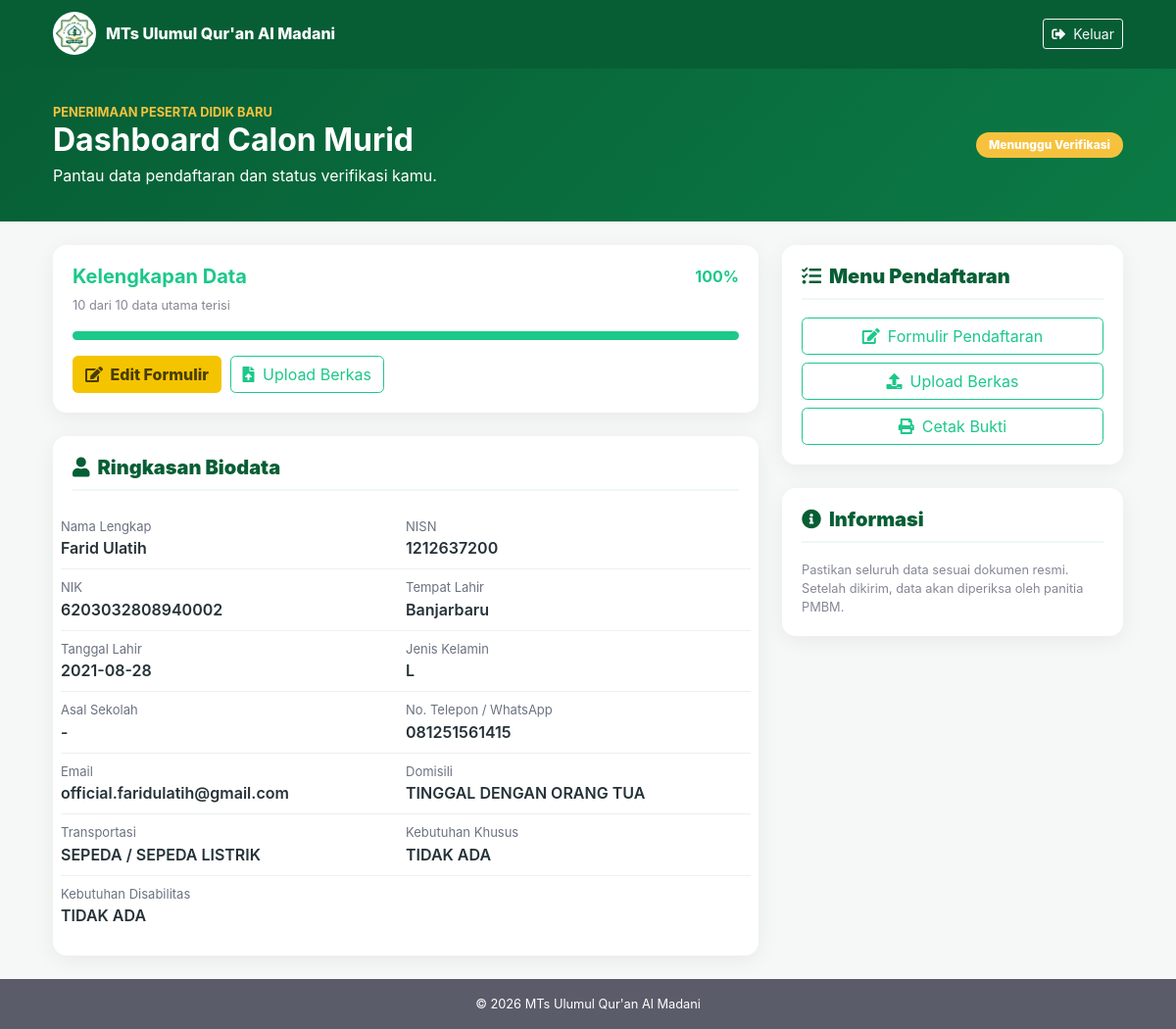
The app's page /dashboard_siswa.php (signed in) with its own data.
### tables this page shows
CREATE TABLE `students` (
  `id` int(11) NOT NULL,
  `user_id` int(11) NOT NULL,
  `nama_sekolah_asal` varchar(150) DEFAULT NULL,
  `status_sekolah_asal` varchar(20) DEFAULT NULL,
  `npsn_nsm_asal` varchar(30) DEFAULT NULL,
  `alamat_sekolah_asal` text DEFAULT NULL,
  `nama` varchar(150) DEFAULT NULL,
  `nisn` varchar(20) DEFAULT NULL,
  `nik` varchar(20) DEFAULT NULL,
  `tempat_lahir` varchar(100) DEFAULT NULL,
  `tanggal_lahir` date DEFAULT NULL,
  `jk` varchar(20) DEFAULT NULL,
  `jumlah_saudara` int(11) DEFAULT NULL,
  `anak_ke` int(11) DEFAULT NULL,
  `cita_cita` varchar(100) DEFAULT NULL,
  `hobi` varchar(100) DEFAULT NULL,
  `telepon` varchar(30) DEFAULT NULL,
  `email` varchar(150) DEFAULT NULL,
  `pembiaya_sekolah` varchar(100) DEFAULT NULL,
  `pra_sekolah` varchar(50) DEFAULT NULL,
  `imunisasi` varchar(50) DEFAULT NULL,
  `no_kk` varchar(20) DEFAULT NULL,
  `nama_kepala_keluarga` varchar(150) DEFAULT NULL,
  `nama_ayah` varchar(150) DEFAULT NULL,
  `status_ayah` varchar(30) DEFAULT NULL,
  `nik_ayah` varchar(20) DEFAULT NULL,
  `tanggal_lahir_ayah` date DEFAULT NULL,
  `pendidikan_ayah` varchar(80) DEFAULT NULL,
  `pekerjaan_ayah` varchar(150) DEFAULT NULL,
  `penghasilan_ayah` varchar(100) DEFAULT NULL,
  `hp_ayah` varchar(30) DEFAULT NULL,
  `nama_ibu` varchar(150) DEFAULT NULL,
  `status_ibu` varchar(30) DEFAULT NULL,
  `nik_ibu` varchar(20) DEFAULT NULL,
  `tanggal_lahir_ibu` date DEFAULT NULL,
  `pendidikan_ibu` varchar(80) DEFAULT NULL,
  `pekerjaan_ibu` varchar(150) DEFAULT NULL,
  `penghasilan_ibu` varchar(100) DEFAULT NULL,
  `hp_ibu` varchar(30) DEFAULT NULL,
  `kepemilikan_rumah_ayah` varchar(100) DEFAULT NULL,
  `provinsi_ayah` varchar(100) DEFAULT NULL,
  `kabupaten_ayah` varchar(100) DEFAULT NULL,
  `kecamatan_ayah` varchar(100) DEFAULT NULL,
  `kelurahan_ayah` varchar(100) DEFAULT NULL,
  `rt_ayah` varchar(10) DEFAULT NULL,
  `rw_ayah` varchar(10) DEFAULT NULL,
  `jalan_ayah` text DEFAULT NULL,
  `kode_pos_ayah` varchar(10) DEFAULT NULL,
  `alamat_ibu_status` varchar(40) DEFAULT NULL,
  `kepemilikan_rumah_ibu` varchar(100) DEFAULT NULL,
  `provinsi_ibu` varchar(100) DEFAULT NULL,
  `kabupaten_ibu` varchar(100) DEFAULT NULL,
  `kecamatan_ibu` varchar(100) DEFAULT NULL,
  `kelurahan_ibu` varchar(100) DEFAULT NULL,
  `rt_ibu` varchar(10) DEFAULT NULL,
  `rw_ibu` varchar(10) DEFAULT NULL,
  `jalan_ibu` text DEFAULT NULL,
  `kode_pos_ibu` varchar(10) DEFAULT NULL,
  `domisili_murid` varchar(100) DEFAULT NULL,
  `transportasi` varchar(100) DEFAULT NULL,
  `jarak_rumah` varchar(100) DEFAULT NULL,
  `waktu_tempuh` varchar(100) DEFAULT NULL,
  `kebutuhan_khusus` varchar(200) DEFAULT NULL,
  `kebutuhan_disabilitas` varchar(100) DEFAULT NULL,
  `status_wali` varchar(100) DEFAULT NULL,
  `nama_wali` varchar(150) DEFAULT NULL,
  `hp_wali` varchar(30) DEFAULT NULL,
  `tinggal_bersama` varchar(100) DEFAULT NULL,
  `alamat_wali` text DEFAULT NULL,
  `status` varchar(40) DEFAULT 'Menunggu Verifikasi',
  `created_at` timestamp NOT NULL DEFAULT current_timestamp(),
  `updated_at` timestamp NOT NULL DEFAULT current_timestamp()
    ON UPDATE current_timestamp()
);

### dashboard_siswa.php (the view, shortened to what this page needs)
<?php
require_once 'config/database.php';
$user_id = (int)($_SESSION['user_id'] ?? 0);
$data = [];
$stmt = mysqli_prepare($conn, "SELECT * FROM students WHERE user_id = ? LIMIT 1");
mysqli_stmt_bind_param($stmt, "i", $user_id);
mysqli_stmt_execute($stmt);
$result = mysqli_stmt_get_result($stmt);
if ($result) {
    $data = mysqli_fetch_assoc($result) ?: [];
}
function e($v) {
    return htmlspecialchars($v ?? '', ENT_QUOTES, 'UTF-8');
}
$labels = [
    'nama_sekolah_asal'=>'Sekolah Asal','status_sekolah_asal'=>'Status Sekolah Asal','npsn_nsm_asal'=>'NPSN / NSM',
    'nama'=>'Nama Lengkap','nisn'=>'NISN','nik'=>'NIK','tempat_lahir'=>'Tempat Lahir','tanggal_lahir'=>'Tanggal Lahir',
    'jk'=>'Jenis Kelamin','jumlah_saudara'=>'Jumlah Saudara','anak_ke'=>'Anak Ke','cita_cita'=>'Cita-cita','hobi'=>'Hobi',
    'telepon'=>'No. Telepon / WhatsApp','email'=>'Email','pembiaya_sekolah'=>'Pembiaya Sekolah','pra_sekolah'=>'Pra Sekolah',
    'imunisasi'=>'Imunisasi','no_kk'=>'Nomor KK','nama_kepala_keluarga'=>'Kepala Keluarga',
    'nama_ayah'=>'Nama Ayah','status_ayah'=>'Status Ayah','nama_ibu'=>'Nama Ibu','status_ibu'=>'Status Ibu',
    'domisili_murid'=>'Domisili','transportasi'=>'Transportasi','jarak_rumah'=>'Jarak Rumah','waktu_tempuh'=>'Waktu Tempuh',
    'kebutuhan_khusus'=>'Kebutuhan Khusus','kebutuhan_disabilitas'=>'Kebutuhan Disabilitas',
    'status_wali'=>'Status Wali','nama_wali'=>'Nama Wali','hp_wali'=>'HP Wali','tinggal_bersama'=>'Tinggal Bersama'
];
$required = ['nama_sekolah_asal','status_sekolah_asal','nama','nisn','nik','jk','nama_ayah','nama_ibu','domisili_murid','transportasi'];
$filled = 0;
foreach ($required as $f) {
    if (trim((string)($data[$f] ?? '')) !== '') $filled++;
}
$progress = count($required) ? round(($filled / count($required)) * 100) : 0;
$status = $data['status'] ?? 'Belum Mengisi';
$statusClass = 'secondary';
if (stripos($status, 'diterima') !== false || stripos($status, 'disetujui') !== false) $statusClass = 'success';
elseif (stripos($status, 'tolak') !== false) $statusClass = 'danger';
elseif (stripos($status, 'verifikasi') !== false || stripos($status, 'proses') !== false) $statusClass = 'warning';
?>
<!DOCTYPE html>
<html lang="id">
<head>
<link rel="stylesheet" href="assets/css/sb-admin-2.min.css">
<link rel="stylesheet" href="assets/vendor/fontawesome-free/css/all.min.css">
</head>
<body>
<nav class="topbar"><div class="container d-flex justify-content-between align-items-center">
<a href="index.php" class="brand d-flex align-items-center"><img src="assets/img/logo.png" alt="Logo"><span>MTs Ulumul Qur'an Al Madani</span></a>
<a href="logout.php" class="btn btn-sm btn-outline-light"><i class="fas fa-sign-out-alt mr-1"></i> Keluar</a>
</div></nav>
<section class="hero"><div class="container"><div class="d-flex flex-wrap justify-content-between align-items-center">
<div><div class="small font-weight-bold text-warning">PENERIMAAN PESERTA DIDIK BARU</div><h1 class="h2 font-weight-bold mb-1">Dashboard Calon Murid</h1><p class="mb-0">Pantau data pendaftaran dan status verifikasi kamu.</p></div>
<div class="mt-3 mt-md-0"><span class="badge badge-<?= $statusClass ?> status"><?= e($status) ?></span></div>
</div></div></section>
<div class="container my-4">
<div class="row">
<div class="col-lg-8">
<div class="card mb-4"><div class="card-body">
<div class="d-flex justify-content-between"><div><h5 class="font-weight-bold text-success mb-1">Kelengkapan Data</h5><small class="text-muted"><?= $filled ?> dari <?= count($required) ?> data utama terisi</small></div><strong class="text-success"><?= $progress ?>%</strong></div>
<div class="progress mt-3"><div class="progress-bar bg-success" style="width:<?= $progress ?>%"></div></div>
<div class="mt-3"><a href="pendaftaran.php" class="btn btn-main"><i class="fas fa-edit mr-1"></i> <?= $data ? 'Edit Formulir' : 'Isi Formulir' ?></a>
<a href="upload_berkas.php" class="btn btn-outline-success ml-1"><i class="fas fa-file-upload mr-1"></i> Upload Berkas</a>
</div></div></div>
<div class="card"><div class="card-body"><h5 class="section-title"><i class="fas fa-user mr-2"></i>Ringkasan Biodata</h5>
<div class="row">
<?php foreach(['nama','nisn','nik','tempat_lahir','tanggal_lahir','jk','asal_sekolah','telepon','email','domisili_murid','transportasi','kebutuhan_khusus','kebutuhan_disabilitas'] as $f): ?>
<div class="col-md-6 data-row"><div class="label"><?= e($labels[$f] ?? ucwords(str_replace('_',' ',$f))) ?></div><div class="value"><?= e($data[$f] ?? '-') ?: '-' ?></div></div>
<?php endforeach; ?>
</div></div></div>
</div>
<div class="col-lg-4">
<div class="card mb-4"><div class="card-body"><h5 class="section-title"><i class="fas fa-tasks mr-2"></i>Menu Pendaftaran</h5>
<a href="pendaftaran.php" class="btn btn-block btn-outline-success"><i class="fas fa-edit mr-2"></i>Formulir Pendaftaran</a>
<a href="upload_berkas.php" class="btn btn-block btn-outline-success"><i class="fas fa-upload mr-2"></i>Upload Berkas</a>
<a href="cetak_bukti.php" class="btn btn-block btn-outline-success"><i class="fas fa-print mr-2"></i>Cetak Bukti</a>
</div></div>
<div class="card"><div class="card-body"><h5 class="section-title"><i class="fas fa-info-circle mr-2"></i>Informasi</h5>
<p class="small text-muted mb-0">Pastikan seluruh data sesuai dokumen resmi. Setelah dikirim, data akan diperiksa oleh panitia PMBM.</p>
</div></div>
</div>
</div>
</div>
<footer class="bg-dark text-white text-center py-3 small">© <?= date('Y') ?> MTs Ulumul Qur'an Al Madani</footer>
</body>
</html>

### dashboard_siswa.php (style rules this page uses)
:root { --gd:#075e35;--g:#0b7a45;--y:#f5c400;--soft:#edf8f1 }
body { background:#f5f8f6 }
.topbar { background:var(--gd);padding:12px 0 }
.brand { color:#fff!important;font-weight:800;text-decoration:none }
.brand img { width:44px;height:44px;object-fit:contain;background:#fff;border-radius:50%;padding:3px;margin-right:10px }
.hero { background:linear-gradient(135deg,var(--gd),var(--g));color:#fff;padding:35px 0 }
.card { border:0;border-radius:14px;box-shadow:0 5px 22px rgba(0,0,0,.06) }
.status { font-weight:800;border-radius:20px;padding:7px 13px }
.progress { height:9px;border-radius:10px }
.btn-main { background:var(--y);color:#493d00;font-weight:800 }
.section-title { color:var(--gd);font-weight:900;border-bottom:2px solid var(--soft);padding-bottom:10px;margin-bottom:18px }
.data-row { padding:9px 0;border-bottom:1px solid #edf0ee }
.data-row:last-child { border-bottom:0 }
.label { color:#6b7280;font-size:13px }
.value { font-weight:600;color:#263238;word-break:break-word }

### records on screen
students: status "Menunggu Verifikasi", nama "Farid Ulatih", nisn "1212637200", nik "6203032808940002", tempat_lahir "Banjarbaru", tanggal_lahir "2021-08-28", jk "L", telepon "081251561415", email "official.faridulatih@gmail.com", domisili_murid "TINGGAL DENGAN ORANG TUA", transportasi "SEPEDA / SEPEDA LISTRIK", kebutuhan_khusus "TIDAK ADA", kebutuhan_disabilitas "TIDAK ADA"

### other values on screen
$filled "10"
count($required) "10"
$progress "100"
$labels[$f] "Nama Lengkap"
$labels[$f] "NISN"
$labels[$f] "NIK"
$labels[$f] "Tempat Lahir"
$labels[$f] "Tanggal Lahir"
$labels[$f] "Jenis Kelamin"
$labels[$f] "Asal Sekolah"
e($data[$f] ?? '-') ?: '-' "-"
$labels[$f] "No. Telepon / WhatsApp"
$labels[$f] "Email"
$labels[$f] "Domisili"
$labels[$f] "Transportasi"
